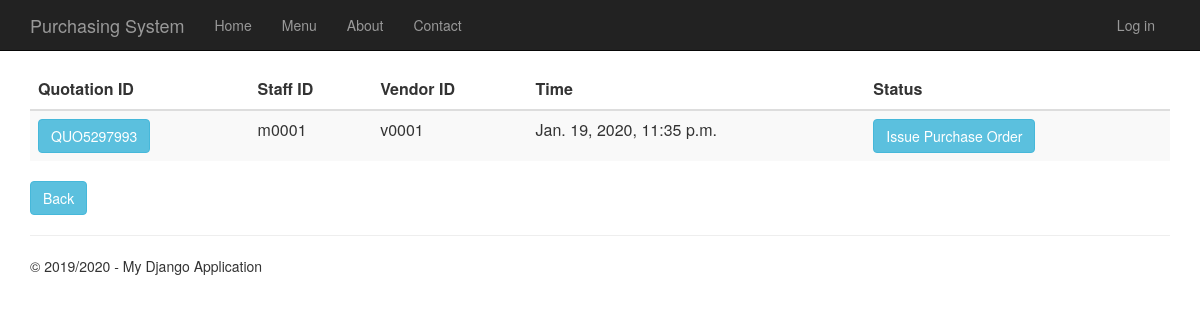
The page /quotationhistory on the database its author committed.
### Quotation/models.py (models this page shows, shortened)
class Quotation(models.Model):
    quotation_id = models.CharField(primary_key=True, max_length=10)
    time_created = models.DateTimeField()
    description = models.TextField(null=True,default=None, blank=True)
    total_price = models.DecimalField(max_digits=10, decimal_places=2, default=Decimal('0.00'))
    person_id = models.ForeignKey(Person, on_delete = models.CASCADE)
    vendor_id = models.ForeignKey(Vendor, on_delete = models.CASCADE)
    request_for_quotation_id = models.OneToOneField(RequestForQuotation, on_delete = models.CASCADE)

### app/models.py (models this page shows, shortened)
class Person(models.Model):
    user_id = models.OneToOneField(User)
    person_id = models.CharField(primary_key=True, max_length=10)
    person_name = models.TextField()
    person_address = models.TextField()
    person_phone_number = models.TextField()
    person_role = models.TextField(default = 'EMPLOYEE')

class Vendor(models.Model):
    vendor_id = models.CharField(primary_key=True, max_length=10)
    vendor_name = models.TextField()
    vendor_phone_number = models.TextField()
    vendor_address = models.TextField()
    vendor_email = models.TextField()
    def __str__(self):
        return str(self.vendor_id)

### Quotation/views.py (the view)
# urls.py: url(r'^quotationhistory', Quotation.views.quotationhistory, name="quotation_history"),
def quotationhistory(request):
    quotations = Quotation.objects.all()
    context = {
            'title':'Quotation History',
            'rows':quotations,
            'year':'2019/2020'
        }
    return render(request,'Quotation/quotationhistory.html',context)

### Quotation/templates/Quotation/quotationhistory.html
﻿{% extends "app/layout.html" %}
{% block content %}
<div class="purchaseorderhistory margintop" action="menu">
    <form action="quotationhistorydetails" method="GET">
        <table class="table table-striped margintop">
            <thead>
                <tr>
                    <th scope="col">Quotation ID</th>
                    <th scope="col">Staff ID</th>
                    <th scope="col">Vendor ID</th>
                    <th scope="col">Time</th>
                    <th scope="col">Status</th>
                </tr>
            </thead>
            <tbody>
                {% for r in rows %}
                <tr>
                    <td><button type="submit" name="quo_id" value="{{r.quotation_id}}" class="btn btn-info">{{r.quotation_id}}</button></td>
                    <td>{{r.person_id.person_id}}</td>
                    <td>{{r.vendor_id}}</td>
                    <td>{{r.time_created}}</td>
                    <td><button type="submit" class="btn btn-info buttonsize1">Issue Purchase Order</button></td>
                </tr>
                {% endfor %}
            </tbody>
        </table>
        <div class="margintop">
            <a type="submit" class="btn btn-info" href="/menu">Back</a>
        </div>
    </form>
</div>
{% endblock %}

### app/static/app/content/site.css (style rules this page uses)
body { padding-top: 50px; padding-bottom: 20px; }

### rows shown on the page
Quotation: quotation_id "QUO5297993", person_id.person_id "m0001", vendor_id "v0001", time_created "Jan. 19, 2020, 11:35 p.m."

### other values the page prints
{{ year }} "2019/2020"
